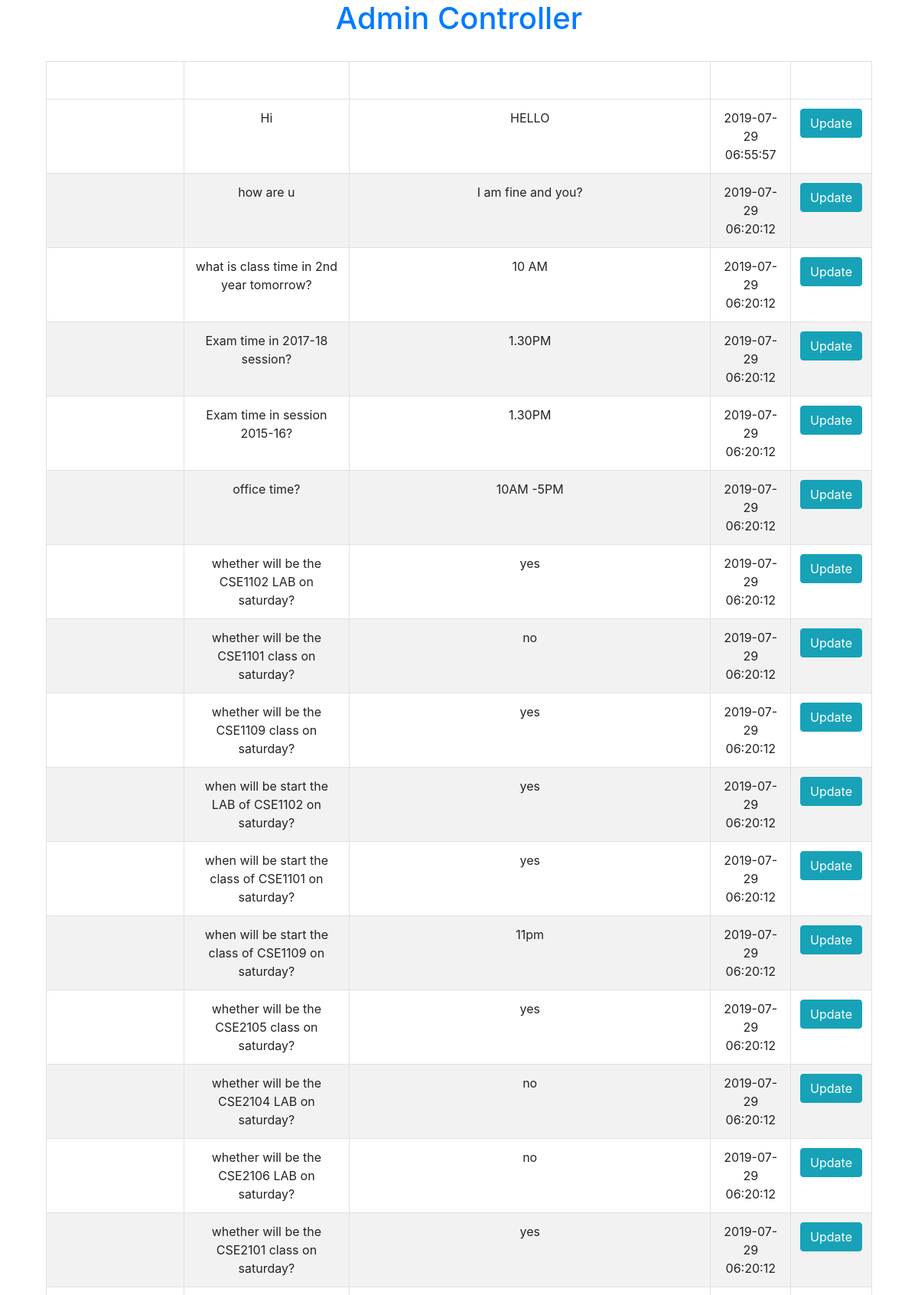
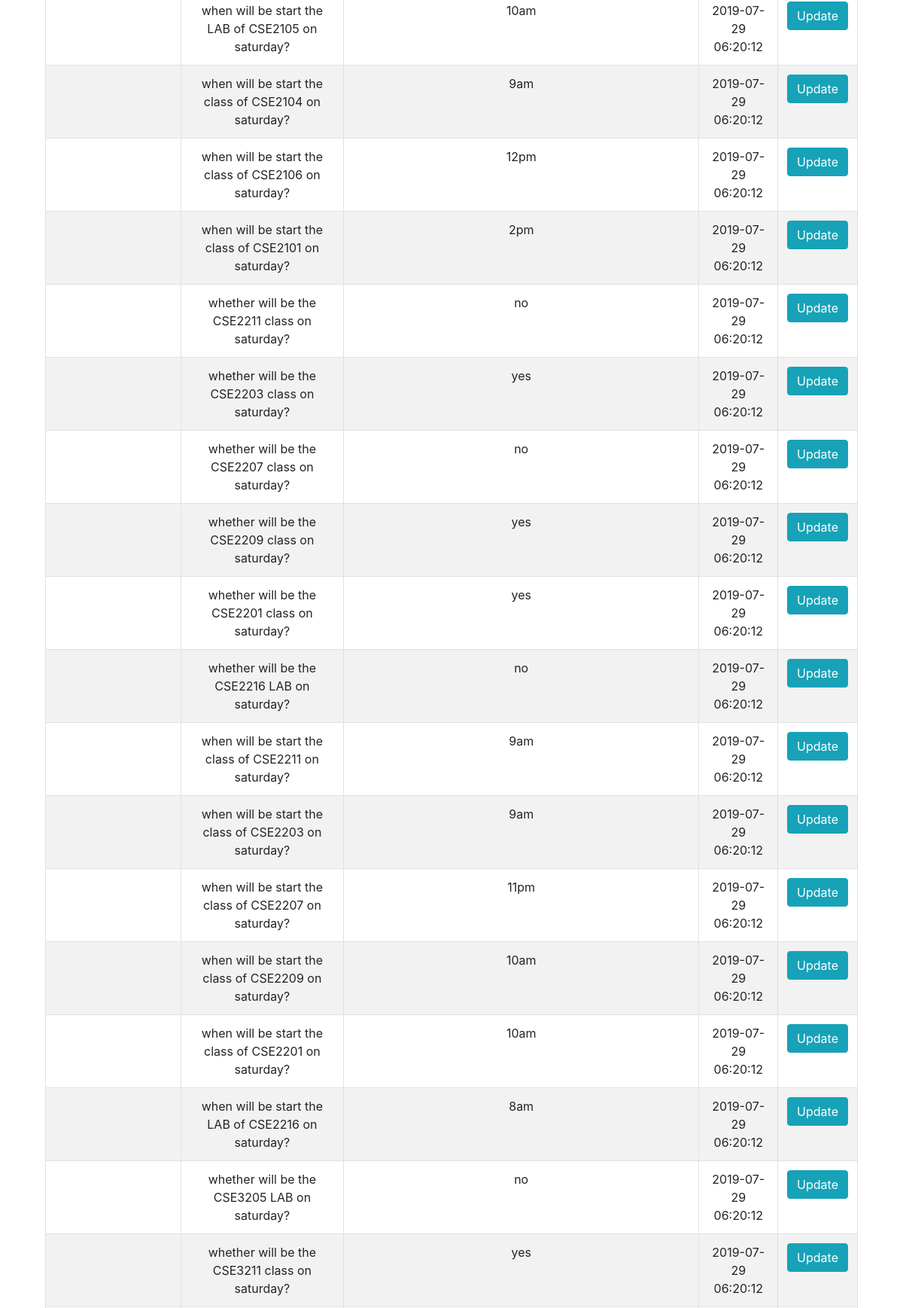
The page /admin/news.php (upper part) on the database its author committed (2 pictures, top to bottom).
### tables this page shows
CREATE TABLE `question` (
  `id` int(12) NOT NULL,
  `question` longtext NOT NULL,
  `answer` longtext NOT NULL,
  `date` timestamp NOT NULL DEFAULT CURRENT_TIMESTAMP ON UPDATE CURRENT_TIMESTAMP,
  `username` varchar(255) NOT NULL
);

### admin/news.php (the view, shortened to what this page needs)
 <!DOCTYPE html>
 <html>
 <head>
  <link rel="stylesheet" href="https://maxcdn.bootstrapcdn.com/bootstrap/4.0.0/css/bootstrap.min.css">
</head>
<body>
  <div class="container">
    <div class="col-lg-12">
      <h1 class="text-primary text-center">Admin Controller</h1>
      <br>
      <table class="table table-striped table-hover table-bordered">
        <tr class=" text-center bg-white text-white">
         <th>Username</th>
         <th> Question </th>
         <th>Answer</th>
         <th>Time</th>
         <th>Action</th>
       </tr>
       <?php
       include ('db.php');
       $q = " select * from question ";
       $query = mysqli_query($conn,$q);
       while ($res=mysqli_fetch_array($query)) {
        ?>
        <tr class="text-center">
          <td><?php echo $res ['username'];?></td>
          <td><?php echo $res ['question'];?></td>
          <td><?php echo $res ['answer'];?></td>
          <td><?php echo $res ['date'];?></td>
          <td>
              <a href="edit.php?id=<?php echo $res ['id'];?>"class="btn btn-info">Update</a>
            </td>
        </tr>
        <?php } ?>
      </table>
    </div>
  </div>
</body>
</html>

### rows shown on the page
question: question "Hi", answer "HELLO", date "2019-07-29 06:55:57"
question: question "how are u", answer "I am fine and you?", date "2019-07-29 06:20:12"
question: question "what is class time in 2nd year tomorrow?", answer "10 AM", date "2019-07-29 06:20:12"
question: question "Exam time in 2017-18 session?", answer "1.30PM", date "2019-07-29 06:20:12"
question: question "Exam time in session 2015-16?", answer "1.30PM", date "2019-07-29 06:20:12"
question: question "office time?", answer "10AM -5PM", date "2019-07-29 06:20:12"
question: question "whether will be the CSE1102 LAB on saturday?", answer "yes", date "2019-07-29 06:20:12"
question: question "whether will be the CSE1101 class on saturday?", answer "no", date "2019-07-29 06:20:12"
question: question "whether will be the CSE1109 class on saturday?", answer "yes", date "2019-07-29 06:20:12"
question: question "when will be start the LAB of CSE1102 on saturday?", answer "yes", date "2019-07-29 06:20:12"
question: question "when will be start the class of CSE1101 on saturday?", answer "yes", date "2019-07-29 06:20:12"
question: question "when will be start the class of CSE1109 on saturday?", answer "11pm", date "2019-07-29 06:20:12"
question: question "whether will be the CSE2105 class on saturday?", answer "yes", date "2019-07-29 06:20:12"
question: question "whether will be the CSE2104 LAB on saturday?", answer "no", date "2019-07-29 06:20:12"
question: question "whether will be the CSE2106 LAB on saturday?", answer "no", date "2019-07-29 06:20:12"
question: question "whether will be the CSE2101 class on saturday?", answer "yes", date "2019-07-29 06:20:12"
question: question "when will be start the LAB of CSE2105 on saturday?", answer "10am", date "2019-07-29 06:20:12"
question: question "when will be start the class of CSE2104 on saturday?", answer "9am", date "2019-07-29 06:20:12"
question: question "when will be start the class of CSE2106 on saturday?", answer "12pm", date "2019-07-29 06:20:12"
question: question "when will be start the class of CSE2101 on saturday?", answer "2pm", date "2019-07-29 06:20:12"
question: question "whether will be the CSE2211 class on saturday?", answer "no", date "2019-07-29 06:20:12"
question: question "whether will be the CSE2203 class on saturday?", answer "yes", date "2019-07-29 06:20:12"
question: question "whether will be the CSE2207 class on saturday?", answer "no", date "2019-07-29 06:20:12"
question: question "whether will be the CSE2209 class on saturday?", answer "yes", date "2019-07-29 06:20:12"
question: question "whether will be the CSE2201 class on saturday?", answer "yes", date "2019-07-29 06:20:12"
question: question "whether will be the CSE2216 LAB on saturday?", answer "no", date "2019-07-29 06:20:12"
question: question "when will be start the class of CSE2211 on saturday?", answer "9am", date "2019-07-29 06:20:12"
question: question "when will be start the class of CSE2203 on saturday?", answer "9am", date "2019-07-29 06:20:12"
question: question "when will be start the class of CSE2207 on saturday?", answer "11pm", date "2019-07-29 06:20:12"
question: question "when will be start the class of CSE2209 on saturday?", answer "10am", date "2019-07-29 06:20:12"
question: question "when will be start the class of CSE2201 on saturday?", answer "10am", date "2019-07-29 06:20:12"
question: question "when will be start the LAB of CSE2216 on saturday?", answer "8am", date "2019-07-29 06:20:12"
question: question "whether will be the CSE3205 LAB on saturday?", answer "no", date "2019-07-29 06:20:12"
question: question "whether will be the CSE3211 class on saturday?", answer "yes", date "2019-07-29 06:20:12"
